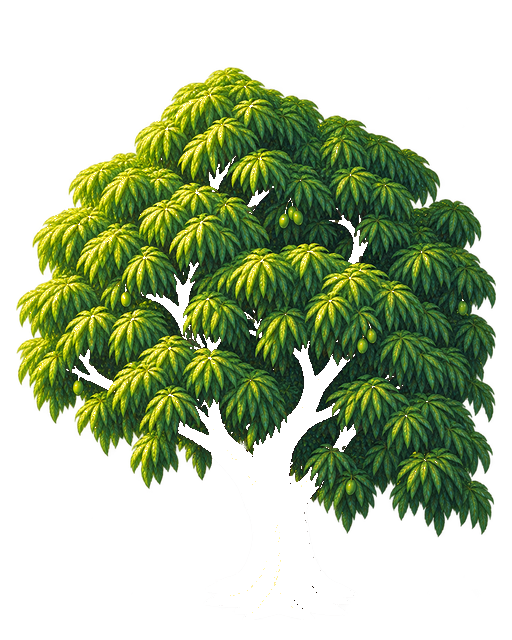
#> input picture tools/visitor_forge_2d/art/sources/mango_tree_v1/east_foliage.png, 512 x 640 px
$ python source_tree_converter.py ../../../art/sources/mango_tree_v1/east_foliage.png out
#> lines starting #> are read from the running program, lines starting #| are printed output that depends on the picture
"""Convert an approved 2D tree master into a City Horizon quarter-turn runtime bundle.

This is intentionally deterministic and bounded. It is not a hidden image model: it
extracts alpha from a neutral dark preview background, normalizes the asset to the
CH 256x320 organic-scenery canvas, fixes the ground anchor, and derives four
quarter-turn variants with a conservative canopy warp. The method is suitable for
organic trees whose silhouette is approximately radial; truly directional assets
should still use four authored source views.
"""
from __future__ import annotations

import argparse
import json
import math
from pathlib import Path

import numpy as np
from PIL import Image, ImageFilter

CANVAS = (256, 320)
ANCHOR = (128, 311)
VIEWS = ("south", "west", "north", "east")


def _extract_alpha(source: Image.Image, background=(24, 24, 24)) -> Image.Image:
#> called with background = (24, 24, 24)
    rgb = source.convert("RGB")
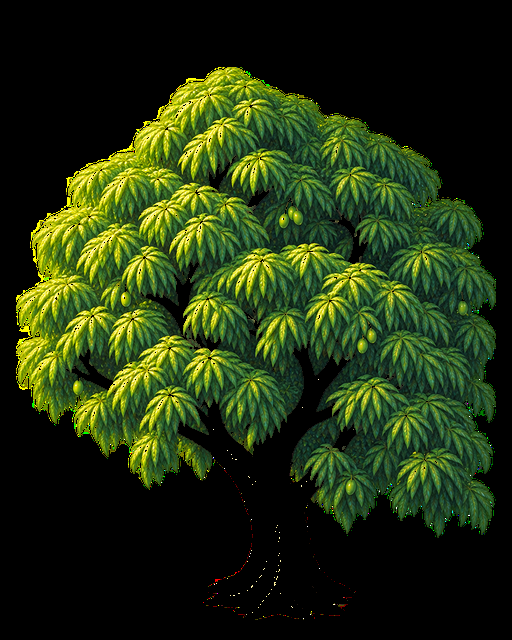
#> rgb: PIL image 512x640 RGB; mean R, G, B 34.8, 49.3, 15.6
    data = np.asarray(rgb).astype(np.float32)
    bg = np.asarray(background, dtype=np.float32)
#> bg = [24, 24, 24]
    dist = np.sqrt(((data - bg) ** 2).sum(axis=2))
    chroma = data.max(axis=2) - data.min(axis=2)
    lum = data.mean(axis=2)
    score = np.maximum(dist, chroma * 1.7)
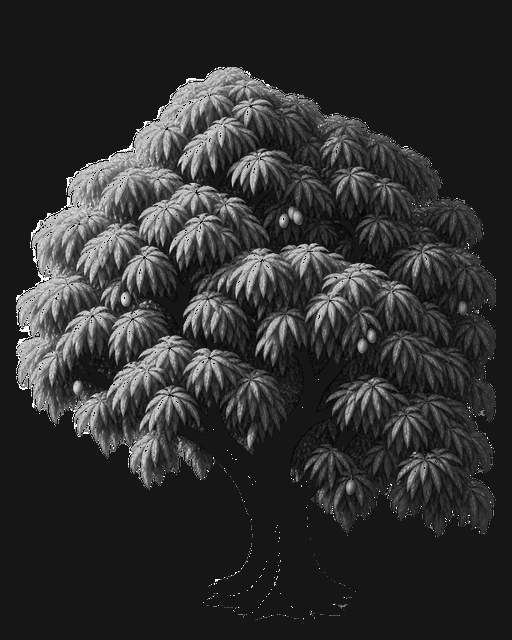
#> score: shape (640, 512) float32; min 3, max 433.5, mean 84.6; drawn with min black and max white
    alpha = np.clip((score - 8.0) / 28.0 * 255.0, 0, 255)
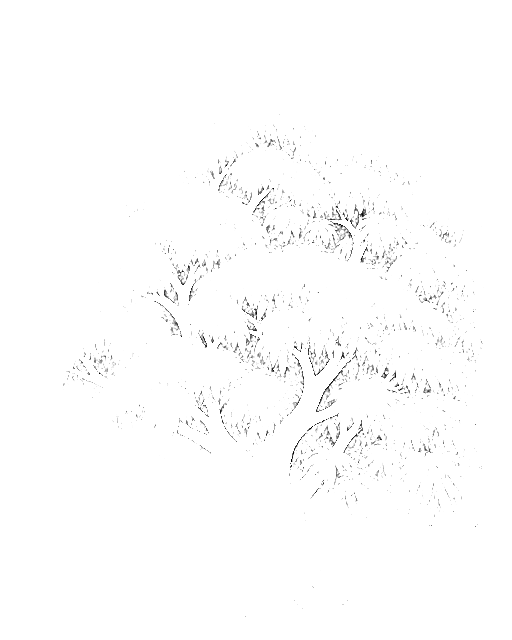
#> alpha: shape (640, 512) float32; min 0, max 255, mean 253.1
    alpha = np.maximum(alpha, np.clip((lum - 30.0) / 45.0 * 255.0, 0, 255))
    mask = Image.fromarray(alpha.astype(np.uint8)).filter(ImageFilter.GaussianBlur(0.65))
    mask = mask.point(lambda p: 0 if p < 18 else p)
    result = rgb.convert("RGBA")
    result.putalpha(mask)
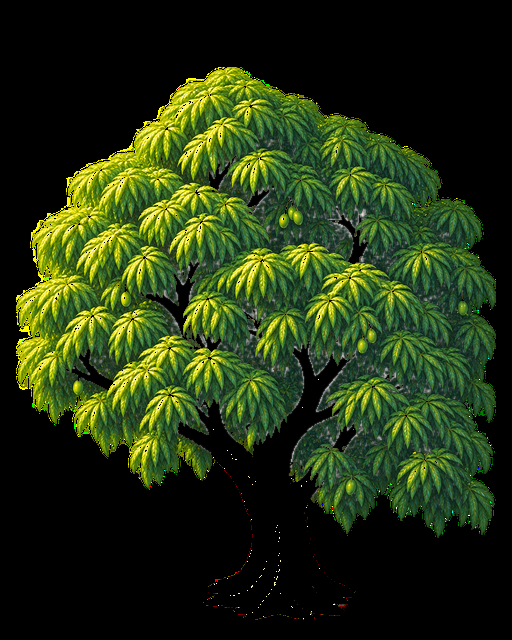
#> result: PIL image 512x640 RGBA; mean R, G, B, A 34.8, 49.3, 15.6, 253.1; transparent parts drawn white
    return result


def _normalize(tree: Image.Image, canvas=CANVAS, anchor=ANCHOR, max_size=(246, 286)) -> Image.Image:
#> called with canvas = (256, 320), anchor = (128, 311), max_size = (246, 286)
    bbox = tree.getchannel("A").getbbox()
#> bbox = (0, 0, 512, 640)
    if not bbox:
        raise ValueError("source image has no detectable foreground")
    crop = tree.crop(bbox)
    scale = min(max_size[0] / crop.width, max_size[1] / crop.height)
#> scale = 0.447
    crop = crop.resize((max(1, round(crop.width * scale)), max(1, round(crop.height * scale))), Image.Resampling.LANCZOS)
    out = Image.new("RGBA", canvas, (0, 0, 0, 0))
#> out: PIL image 256x320 RGBA; every value is 0
    out.alpha_composite(crop, (anchor[0] - crop.width // 2, anchor[1] - crop.height))
    return out


def _row_warp(image: Image.Image, amplitude: float, phase: float, squeeze: float) -> Image.Image:
    width, height = image.size
    squeezed = image.resize((max(1, round(width * squeeze)), height), Image.Resampling.LANCZOS)
    temp = Image.new("RGBA", image.size, (0, 0, 0, 0))
    temp.alpha_composite(squeezed, ((width - squeezed.width) // 2, 0))
    src = np.asarray(temp)
    dst = np.zeros_like(src)
    for y in range(height):
        t = 1.0 - y / max(1, height - 1)
        dx = int(round(amplitude * math.sin((t * 1.4 + phase) * math.pi) * t))
        if dx >= 0:
            dst[y, dx:] = src[y, : width - dx]
        else:
            dst[y, : width + dx] = src[y, -dx:]
    return Image.fromarray(dst, "RGBA")


def derive_views(master: Image.Image) -> dict[str, Image.Image]:
    south = master
    mirrored = master.transpose(Image.Transpose.FLIP_LEFT_RIGHT)
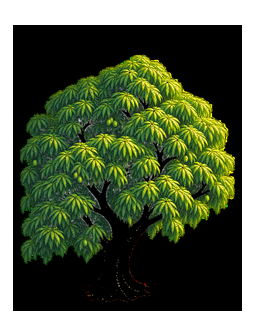
#> mirrored: PIL image 256x320 RGBA; mean R, G, B, A 27.9, 39.5, 12.5, 202.3; transparent parts drawn white
    return {
        "south": south,
        "west": _row_warp(south, -6.0, 0.15, 0.965),
        "north": _row_warp(mirrored, 3.0, 0.45, 0.98),
        "east": _row_warp(mirrored, 6.0, 0.15, 0.965),
    }
#> in _row_warp, `width, height = image.size`: width = 256; height = 320
#> in _row_warp, `src = np.asarray(temp)`:
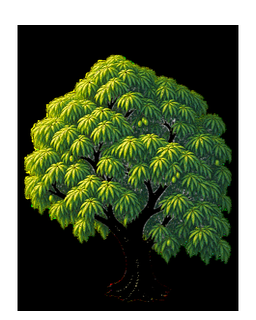
#> src: shape (320, 256, 4); mean R, G, B, A 26.9, 38.1, 12.1, 195.1; transparent parts drawn white
#> in _row_warp (call 2), `width, height = image.size`: width = 256; height = 320
#> in _row_warp (call 2), `squeezed = image.resize((max(1, round(width * squeeze)), height), Imag..`:
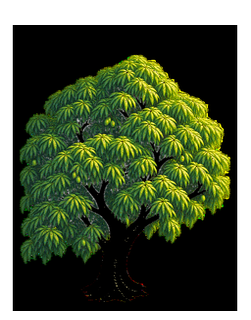
#> squeezed: PIL image 251x320 RGBA; mean R, G, B, A 27.8, 39.5, 12.5, 202.1; transparent parts drawn white


def convert(source_path: Path, output_dir: Path, asset_id: str) -> dict[str, str]:
    output_dir.mkdir(parents=True, exist_ok=True)
    master = _normalize(_extract_alpha(Image.open(source_path)))
    outputs = {}
    for view, image in derive_views(master).items():
        target = output_dir / f"{asset_id}_{view}.png"
        image.save(target, optimize=True)
        outputs[view] = str(target)
#> this loop made 4 passes
#> view on passes 1 to 4: 'south', 'west', 'north', 'east'
#> after the loop, outputs = {'south': 'out/park_tree_source_01_south.png', 'west': 'out/park_tree_source_01_west.png', 'north': 'out/park_tree_source_01_north.png', 'east': 'out/park_tree_source_01_east.png'}
    return outputs


def main() -> None:
    parser = argparse.ArgumentParser()
    parser.add_argument("source", type=Path)
    parser.add_argument("output_dir", type=Path)
    parser.add_argument("--asset-id", default="park_tree_source_01")
    args = parser.parse_args()
    print(json.dumps(convert(args.source, args.output_dir, args.asset_id), indent=2))


if __name__ == "__main__":
    main()

$ run again, on tools/visitor_forge_2d/art/sources/mango_tree_v1/north_foliage.png
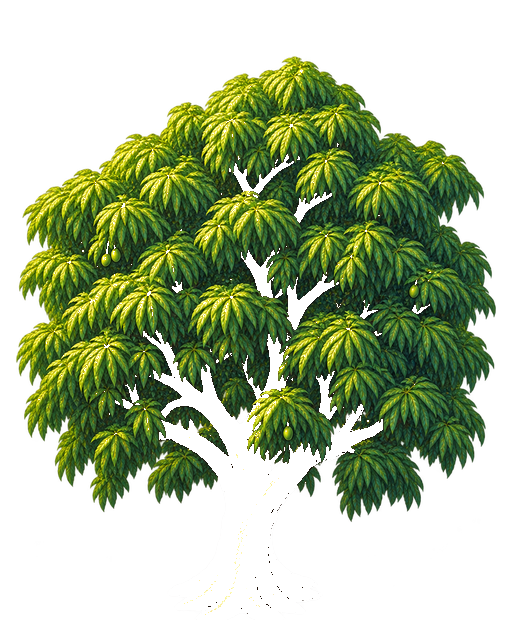
#> input picture tools/visitor_forge_2d/art/sources/mango_tree_v1/north_foliage.png, 512 x 640 px
#> bg = [24, 24, 24]
#> in _extract_alpha, `result.putalpha(mask)`:
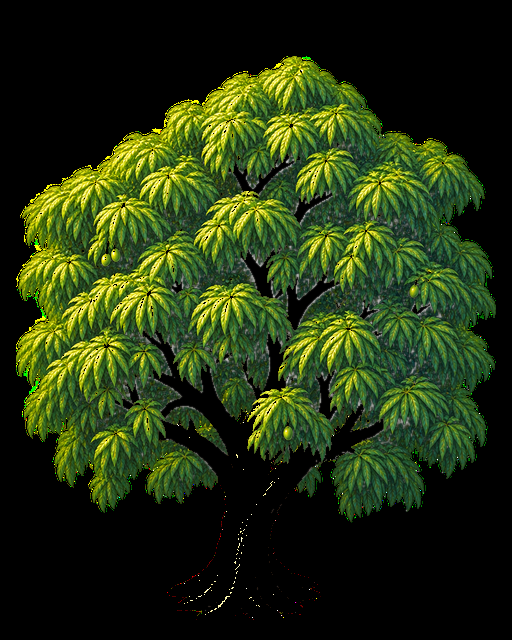
#> result: PIL image 512x640 RGBA; mean R, G, B, A 34.8, 49, 14.7, 253.2; transparent parts drawn white
#> bbox = (0, 0, 512, 640)
#> scale = 0.447
#> width = 256; height = 320
#> width = 256; height = 320
#> in _row_warp (call 2), `squeezed = image.resize((max(1, round(width * squeeze)), height), Imag..`:
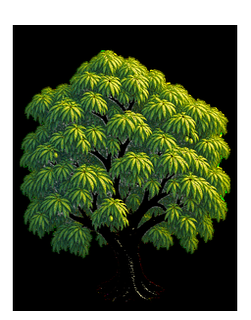
#> squeezed: PIL image 251x320 RGBA; mean R, G, B, A 27.9, 39.4, 11.8, 202.2; transparent parts drawn white
#> the loop in convert, `for view, image in derive_views(master).items():` made 4 passes
#> view on passes 1 to 4: 'south', 'west', 'north', 'east'
#> after the loop in convert, `for view, image in derive_views(master).items():`: outputs = {'south': 'out/park_tree_source_01_south.png', 'west': 'out/park_tree_source_01_west.png', 'north': 'out/park_tree_source_01_north.png', 'east': 'out/park_tree_source_01_east.png'}

$ run again, on tools/visitor_forge_2d/art/sources/mango_tree_v1/north_wood.png
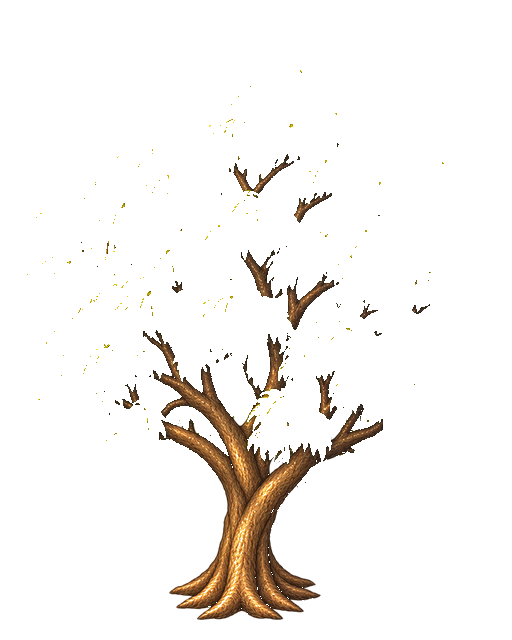
#> input picture tools/visitor_forge_2d/art/sources/mango_tree_v1/north_wood.png, 512 x 640 px
#> in _extract_alpha, `rgb = source.convert("RGB")`:
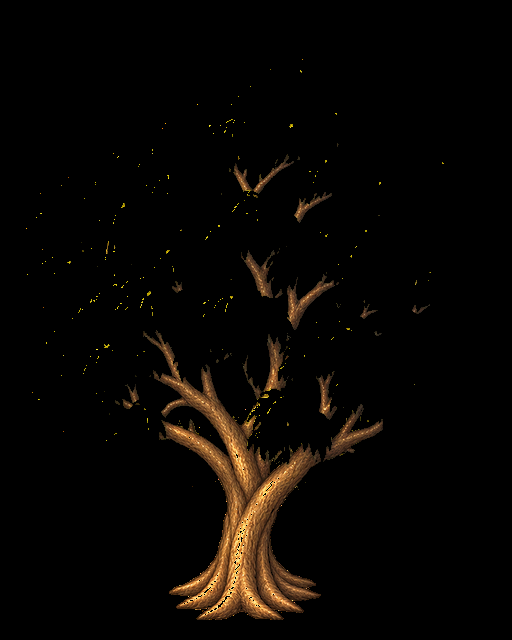
#> rgb: PIL image 512x640 RGB; mean R, G, B 8.7, 5.8, 3
#> bg = [24, 24, 24]
#> bbox = (0, 0, 512, 640)
#> scale = 0.447
#> width = 256; height = 320
#> in _row_warp, `src = np.asarray(temp)`:
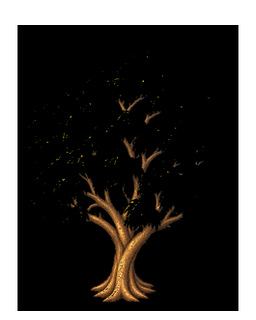
#> src: shape (320, 256, 4); mean R, G, B, A 6.8, 4.6, 2.3, 196.6; transparent parts drawn white
#> squeezed: PIL image 251x320 RGBA
#> the loop in convert, `for view, image in derive_views(master).items():` made 4 passes
#> view on passes 1 to 4: 'south', 'west', 'north', 'east'
#> after the loop in convert, `for view, image in derive_views(master).items():`: outputs = {'south': 'out/park_tree_source_01_south.png', 'west': 'out/park_tree_source_01_west.png', 'north': 'out/park_tree_source_01_north.png', 'east': 'out/park_tree_source_01_east.png'}

$ run again, on tools/visitor_forge_2d/art/sources/mango_tree_v1/south_foliage.png
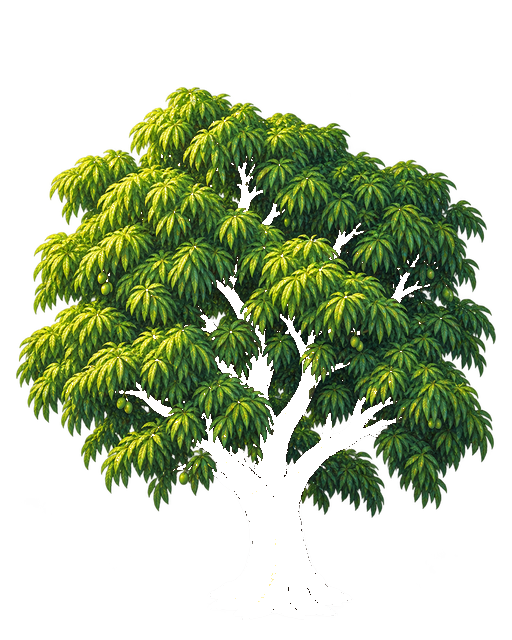
#> input picture tools/visitor_forge_2d/art/sources/mango_tree_v1/south_foliage.png, 512 x 640 px
#> bg = [24, 24, 24]
#> bbox = (0, 0, 512, 640)
#> scale = 0.447
#> width = 256; height = 320
#> width = 256; height = 320
#> in _row_warp (call 2), `squeezed = image.resize((max(1, round(width * squeeze)), height), Imag..`:
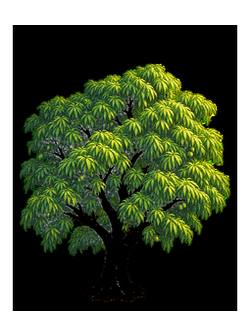
#> squeezed: PIL image 251x320 RGBA; mean R, G, B, A 26.2, 36.6, 11.9, 201.4; transparent parts drawn white
#> the loop in convert, `for view, image in derive_views(master).items():` made 4 passes
#> view on passes 1 to 4: 'south', 'west', 'north', 'east'
#> after the loop in convert, `for view, image in derive_views(master).items():`: outputs = {'south': 'out/park_tree_source_01_south.png', 'west': 'out/park_tree_source_01_west.png', 'north': 'out/park_tree_source_01_north.png', 'east': 'out/park_tree_source_01_east.png'}
